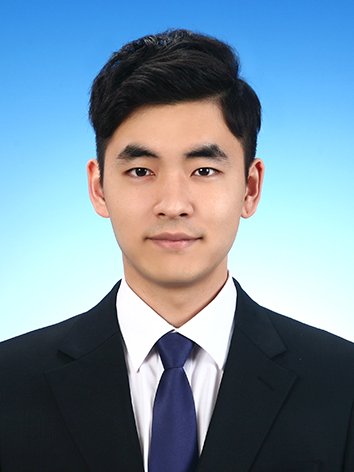
#> input picture Deeplearning_test/cvTutorial/Jongwon.jpg, 354 x 472 px
$ python imread.py
#> lines starting #> are read from the running program, lines starting #| are printed output that depends on the picture
# -*- coding: utf-8 -*-

import numpy as np
import cv2

# cv2.IMREAD_COLOR = 1 : color image
# cv2.IMREAD_GRAYSCALE = 0 : gray image
# cv2.IMREAD_UNCHANGED = -1 : including alpha channel


img = cv2.imread('Jongwon.jpg', 0)
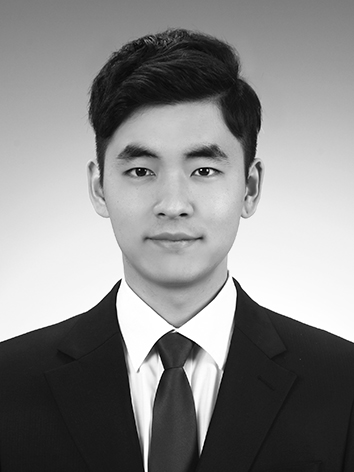
#> img: shape (472, 354); min 0, max 255, mean 135.5

# 창에 이름과 옵션을 지정(옵션을 지정할 경우 창 생성후 이미지 로드)
# cv2.WINDOW_NORMAL = 창 resize 가능
# cv2.WINDOW_AUTOSIZE = default
cv2.namedWindow('image', cv2.WINDOW_NORMAL)

# display image
cv2.imshow('image', img)

# 키 입력 대기시간(ms) 0: 무한대
# 대기후 다음으로 넘어감
# 그전에 키가 입력되어도 다음으로 넘어감
k = cv2.waitKey(0) & 0xFF
#> (key Esc is pressed here)


if k == ord('s'):
    # save image
    cv2.imwrite('Jongwongray.png', img)

# 생성된 창 모두 파괴
cv2.destroyAllWindows()
